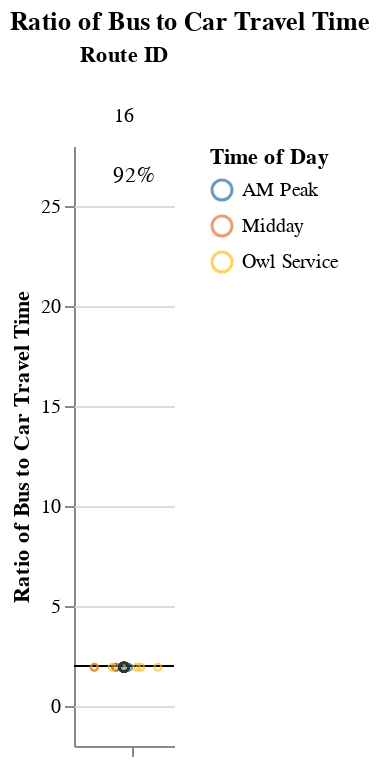
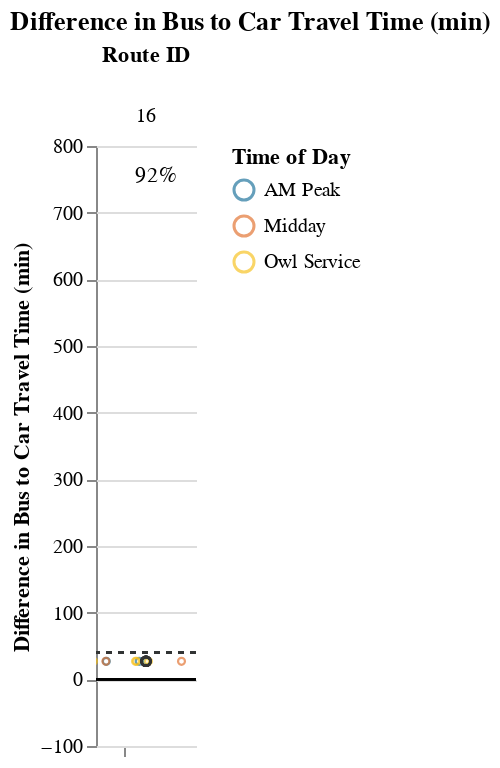

Notebook code for these charts, in order:
### Markdown cell above
### Long Routes (> 1.5 hrs)

### Code cell
route_group = "long"
try:
    display_charts_for_route_group(df, route_group)
except:
    print("No routes meet this criteria.")

### Figure 1 — Vega-Lite specification as saved in the notebook (floating-point values rounded to 4 significant figures)
{"config": {"view": {"continuousWidth": 400, "continuousHeight": 300, "stroke": null}, "facet": {"spacing": 0}}, "data": {"name": "data-084b90461495daa4679295333c69df07"}, "facet": {"column": {"field": "route_id", "sort": ["16"], "title": "Route ID", "type": "nominal"}}, "spec": {"layer": [{"mark": "rule", "encoding": {"color": {"value": "black"}, "y": {"field": "cutoff", "type": "quantitative"}}, "selection": {"selector001": {"type": "interval", "bind": "scales", "encodings": ["x", "y"]}}}, {"mark": {"type": "point", "opacity": 0.65, "size": 12, "strokeWidth": 1.1}, "encoding": {"color": {"field": "time_of_day", "scale": {"range": ["#136C97", "#E16B26", "#F6BF16", "#00896B", "#7790A3", "#5B559C"]}, "sort": ["AM Peak", "Midday", "PM Peak", "Owl Service"], "title": "Time of Day", "type": "nominal"}, "tooltip": [{"field": "route_id", "type": "nominal"}, {"field": "trip_id", "type": "nominal"}, {"field": "service_hours", "type": "quantitative"}, {"field": "car_duration_hours", "type": "quantitative"}, {"field": "bus_multiplier", "type": "quantitative"}, {"field": "bus_difference", "type": "quantitative"}, {"field": "num_trips", "type": "quantitative"}, {"field": "num_competitive", "type": "quantitative"}, {"field": "pct_trips_competitive", "type": "quantitative"}, {"field": "p25", "type": "quantitative"}, {"field": "p50", "type": "quantitative"}, {"field": "p75", "type": "quantitative"}], "x": {"axis": {"grid": false, "labels": false, "ticks": true, "values": [0]}, "field": "jitter", "scale": {}, "title": null, "type": "quantitative"}, "y": {"field": "bus_multiplier", "scale": {"domain": [-0.25, 26.94]}, "title": "Ratio of Bus to Car Travel Time", "type": "quantitative"}}, "transform": [{"calculate": "sqrt(-2*log(random()))*cos(2*PI*random())", "as": "jitter"}], "width": 50}, {"layer": [{"mark": {"type": "point", "opacity": 0.6, "size": 20, "strokeWidth": 1.3}, "encoding": {"color": {"value": "#323434"}, "y": {"field": "bus_multiplier", "type": "quantitative"}}, "transform": [{"filter": "(datum.p50_trip === 1)"}]}, {"mark": {"type": "text", "align": "center", "baseline": "middle"}, "encoding": {"color": {"value": "black"}, "text": {"field": "pct_trips_competitive", "format": ".0%", "type": "quantitative"}, "tooltip": [{"field": "route_id", "type": "nominal"}, {"field": "trip_id", "type": "nominal"}, {"field": "service_hours", "type": "quantitative"}, {"field": "car_duration_hours", "type": "quantitative"}, {"field": "bus_multiplier", "type": "quantitative"}, {"field": "bus_difference", "type": "quantitative"}, {"field": "num_trips", "type": "quantitative"}, {"field": "num_competitive", "type": "quantitative"}, {"field": "pct_trips_competitive", "type": "quantitative"}, {"field": "p25", "type": "quantitative"}, {"field": "p50", "type": "quantitative"}, {"field": "p75", "type": "quantitative"}], "x": {"value": 30}, "y": {"value": 15}}, "transform": [{"calculate": "sqrt(-2*log(random()))*cos(2*PI*random())", "as": "jitter"}, {"filter": "(datum.fastest_trip === 1)"}]}]}]}, "resolve": {"scale": {"y": "shared"}}, "title": "Ratio of Bus to Car Travel Time", "$schema": "https://vega.github.io/schema/vega-lite/v4.17.0.json", "datasets": {"data-084b90461495daa4679295333c69df07": [{"calitp_itp_id": 482, "trip_key": 2145124109685266677, "trip_id": "83", "shape_id": "16", "route_id": "16", "service_hours": 0.93, "trip_first_departure_ts": 27000, "trip_last_arrival_ts": 30360, "departure_hour": 7, "time_of_day": "AM Peak", "p25": 0.93, "p50": 0.93, "p75": 0.93, "p50_trip": 1, "fastest_trip": 0, "car_duration_hours": 0.48, "competitive_route": 1, "bus_multiplier": 1.94, "bus_difference": 27.0, "num_trips": 12, "num_competitive": 11, "pct_trips_competitive": 0.917, "bus_difference_spread": 720.0, "route_group": "long", "max_trip_hrs": 12.93, "max_trip_route_group": 12.93, "name": "Tuolumne County Transit Agency", "caltrans_district": "10 - Stockton", "drmt_organization_name": "['recl7fHqYd2GSTtn3']", "cutoff2": 40, "cutoff": 2}, {"calitp_itp_id": 482, "trip_key": -1666101624449243044, "trip_id": "84", "shape_id": "16", "route_id": "16", "service_hours": 0.93, "trip_first_departure_ts": 30600, "trip_last_arrival_ts": 33960, "departure_hour": 8, "time_of_day": "AM Peak", "p25": 0.93, "p50": 0.93, "p75": 0.93, "p50_trip": 1, "fastest_trip": 0, "car_duration_hours": 0.48, "competitive_route": 1, "bus_multiplier": 1.94, "bus_difference": 27.0, "num_trips": 12, "num_competitive": 11, "pct_trips_competitive": 0.917, "bus_difference_spread": 720.0, "route_group": "long", "max_trip_hrs": 12.93, "max_trip_route_group": 12.93, "name": "Tuolumne County Transit Agency", "caltrans_district": "10 - Stockton", "drmt_organization_name": "['recl7fHqYd2GSTtn3']", "cutoff2": 40, "cutoff": 2}, {"calitp_itp_id": 482, "trip_key": -811955265033482998, "trip_id": "93", "shape_id": "16", "route_id": "16", "service_hours": 0.93, "trip_first_departure_ts": 106200, "trip_last_arrival_ts": 109560, "departure_hour": 5, "time_of_day": "Owl Service", "p25": 0.93, "p50": 0.93, "p75": 0.93, "p50_trip": 1, "fastest_trip": 0, "car_duration_hours": 0.48, "competitive_route": 1, "bus_multiplier": 1.94, "bus_difference": 27.0, "num_trips": 12, "num_competitive": 11, "pct_trips_competitive": 0.917, "bus_difference_spread": 720.0, "route_group": "long", "max_trip_hrs": 12.93, "max_trip_route_group": 12.93, "name": "Tuolumne County Transit Agency", "caltrans_district": "10 - Stockton", "drmt_organization_name": "['recl7fHqYd2GSTtn3']", "cutoff2": 40, "cutoff": 2}, {"calitp_itp_id": 482, "trip_key": -7629486483351359896, "trip_id": "90", "shape_id": "16", "route_id": "16", "service_hours": 0.93, "trip_first_departure_ts": 95400, "trip_last_arrival_ts": 98760, "departure_hour": 2, "time_of_day": "Owl Service", "p25": 0.93, "p50": 0.93, "p75": 0.93, "p50_trip": 1, "fastest_trip": 0, "car_duration_hours": 0.48, "competitive_route": 1, "bus_multiplier": 1.94, "bus_difference": 27.0, "num_trips": 12, "num_competitive": 11, "pct_trips_competitive": 0.917, "bus_difference_spread": 720.0, "route_group": "long", "max_trip_hrs": 12.93, "max_trip_route_group": 12.93, "name": "Tuolumne County Transit Agency", "caltrans_district": "10 - Stockton", "drmt_organization_name": "['recl7fHqYd2GSTtn3']", "cutoff2": 40, "cutoff": 2}, {"calitp_itp_id": 482, "trip_key": -3718860337871589477, "trip_id": "85", "shape_id": "16", "route_id": "16", "service_hours": 0.93, "trip_first_departure_ts": 34200, "trip_last_arrival_ts": 37560, "departure_hour": 9, "time_of_day": "AM Peak", "p25": 0.93, "p50": 0.93, "p75": 0.93, "p50_trip": 1, "fastest_trip": 0, "car_duration_hours": 0.48, "competitive_route": 1, "bus_multiplier": 1.94, "bus_difference": 27.0, "num_trips": 12, "num_competitive": 11, "pct_trips_competitive": 0.917, "bus_difference_spread": 720.0, "route_group": "long", "max_trip_hrs": 12.93, "max_trip_route_group": 12.93, "name": "Tuolumne County Transit Agency", "caltrans_district": "10 - Stockton", "drmt_organization_name": "['recl7fHqYd2GSTtn3']", "cutoff2": 40, "cutoff": 2}, {"calitp_itp_id": 482, "trip_key": 4134191413769255642, "trip_id": "87", "shape_id": "16", "route_id": "16", "service_hours": 0.93, "trip_first_departure_ts": 41400, "trip_last_arrival_ts": 44760, "departure_hour": 11, "time_of_day": "Midday", "p25": 0.93, "p50": 0.93, "p75": 0.93, "p50_trip": 1, "fastest_trip": 1, "car_duration_hours": 0.48, "competitive_route": 1, "bus_multiplier": 1.94, "bus_difference": 27.0, "num_trips": 12, "num_competitive": 11, "pct_trips_competitive": 0.917, "bus_difference_spread": 720.0, "route_group": "long", "max_trip_hrs": 12.93, "max_trip_route_group": 12.93, "name": "Tuolumne County Transit Agency", "caltrans_district": "10 - Stockton", "drmt_organization_name": "['recl7fHqYd2GSTtn3']", "cutoff2": 40, "cutoff": 2}, {"calitp_itp_id": 482, "trip_key": 4010574854795830805, "trip_id": "89", "shape_id": "16", "route_id": "16", "service_hours": 0.93, "trip_first_departure_ts": 91800, "trip_last_arrival_ts": 95160, "departure_hour": 1, "time_of_day": "Owl Service", "p25": 0.93, "p50": 0.93, "p75": 0.93, "p50_trip": 1, "fastest_trip": 0, "car_duration_hours": 0.48, "competitive_route": 1, "bus_multiplier": 1.94, "bus_difference": 27.0, "num_trips": 12, "num_competitive": 11, "pct_trips_competitive": 0.917, "bus_difference_spread": 720.0, "route_group": "long", "max_trip_hrs": 12.93, "max_trip_route_group": 12.93, "name": "Tuolumne County Transit Agency", "caltrans_district": "10 - Stockton", "drmt_organization_name": "['recl7fHqYd2GSTtn3']", "cutoff2": 40, "cutoff": 2}, {"calitp_itp_id": 482, "trip_key": -428294178438464651, "trip_id": "86", "shape_id": "16", "route_id": "16", "service_hours": 0.93, "trip_first_departure_ts": 37800, "trip_last_arrival_ts": 41160, "departure_hour": 10, "time_of_day": "Midday", "p25": 0.93, "p50": 0.93, "p75": 0.93, "p50_trip": 1, "fastest_trip": 0, "car_duration_hours": 0.48, "competitive_route": 1, "bus_multiplier": 1.94, "bus_difference": 27.0, "num_trips": 12, "num_competitive": 11, "pct_trips_competitive": 0.917, "bus_difference_spread": 720.0, "route_group": "long", "max_trip_hrs": 12.93, "max_trip_route_group": 12.93, "name": "Tuolumne County Transit Agency", "caltrans_district": "10 - Stockton", "drmt_organization_name": "['recl7fHqYd2GSTtn3']", "cutoff2": 40, "cutoff": 2}, {"calitp_itp_id": 482, "trip_key": 444715570233316546, "trip_id": "91", "shape_id": "16", "route_id": "16", "service_hours": 0.93, "trip_first_departure_ts": 99000, "trip_last_arrival_ts": 102360, "departure_hour": 3, "time_of_day": "Owl Service", "p25": 0.93, "p50": 0.93, "p75": 0.93, "p50_trip": 1, "fastest_trip": 0, "car_duration_hours": 0.48, "competitive_route": 1, "bus_multiplier": 1.94, "bus_difference": 27.0, "num_trips": 12, "num_competitive": 11, "pct_trips_competitive": 0.917, "bus_difference_spread": 720.0, "route_group": "long", "max_trip_hrs": 12.93, "max_trip_route_group": 12.93, "name": "Tuolumne County Transit Agency", "caltrans_district": "10 - Stockton", "drmt_organization_name": "['recl7fHqYd2GSTtn3']", "cutoff2": 40, "cutoff": 2}, {"calitp_itp_id": 482, "trip_key": -3941352894702572126, "trip_id": "92", "shape_id": "16", "route_id": "16", "service_hours": 0.93, "trip_first_departure_ts": 102600, "trip_last_arrival_ts": 105960, "departure_hour": 4, "time_of_day": "Owl Service", "p25": 0.93, "p50": 0.93, "p75": 0.93, "p50_trip": 1, "fastest_trip": 0, "car_duration_hours": 0.48, "competitive_route": 1, "bus_multiplier": 1.94, "bus_difference": 27.0, "num_trips": 12, "num_competitive": 11, "pct_trips_competitive": 0.917, "bus_difference_spread": 720.0, "route_group": "long", "max_trip_hrs": 12.93, "max_trip_route_group": 12.93, "name": "Tuolumne County Transit Agency", "caltrans_district": "10 - Stockton", "drmt_organization_name": "['recl7fHqYd2GSTtn3']", "cutoff2": 40, "cutoff": 2}, {"calitp_itp_id": 482, "trip_key": 437802656543614001, "trip_id": "94", "shape_id": "16", "route_id": "16", "service_hours": 0.93, "trip_first_departure_ts": 109800, "trip_last_arrival_ts": 113160, "departure_hour": 6, "time_of_day": "Owl Service", "p25": 0.93, "p50": 0.93, "p75": 0.93, "p50_trip": 1, "fastest_trip": 0, "car_duration_hours": 0.48, "competitive_route": 1, "bus_multiplier": 1.94, "bus_difference": 27.0, "num_trips": 12, "num_competitive": 11, "pct_trips_competitive": 0.917, "bus_difference_spread": 720.0, "route_group": "long", "max_trip_hrs": 12.93, "max_trip_route_group": 12.93, "name": "Tuolumne County Transit Agency", "caltrans_district": "10 - Stockton", "drmt_organization_name": "['recl7fHqYd2GSTtn3']", "cutoff2": 40, "cutoff": 2}, {"calitp_itp_id": 482, "trip_key": -4103005086418910727, "trip_id": "88", "shape_id": "16", "route_id": "16", "service_hours": 12.93, "trip_first_departure_ts": 45000, "trip_last_arrival_ts": 91560, "departure_hour": 12, "time_of_day": "Midday", "p25": 0.93, "p50": 0.93, "p75": 0.93, "p50_trip": 0, "fastest_trip": 0, "car_duration_hours": 0.48, "competitive_route": 1, "bus_multiplier": 26.94, "bus_difference": 747.0, "num_trips": 12, "num_competitive": 11, "pct_trips_competitive": 0.917, "bus_difference_spread": 720.0, "route_group": "long", "max_trip_hrs": 12.93, "max_trip_route_group": 12.93, "name": "Tuolumne County Transit Agency", "caltrans_district": "10 - Stockton", "drmt_organization_name": "['recl7fHqYd2GSTtn3']", "cutoff2": 40, "cutoff": 2}]}}

### Figure 2 — Vega-Lite specification as saved in the notebook (floating-point values rounded to 4 significant figures)
{"config": {"view": {"continuousWidth": 400, "continuousHeight": 300, "stroke": null}, "facet": {"spacing": 0}}, "data": {"name": "data-14242879212cf3e76f2261abcec78373"}, "facet": {"column": {"field": "route_id", "sort": ["16"], "title": "Route ID", "type": "nominal"}}, "spec": {"layer": [{"mark": "rule", "encoding": {"color": {"value": "black"}, "y": {"field": "cutoff", "type": "quantitative"}}, "selection": {"selector002": {"type": "interval", "bind": "scales", "encodings": ["x", "y"]}}}, {"mark": {"type": "rule", "strokeDash": [3, 3]}, "encoding": {"color": {"value": "#323434"}, "y": {"field": "cutoff2", "type": "quantitative"}}}, {"mark": {"type": "point", "opacity": 0.65, "size": 12, "strokeWidth": 1.1}, "encoding": {"color": {"field": "time_of_day", "scale": {"range": ["#136C97", "#E16B26", "#F6BF16", "#00896B", "#7790A3", "#5B559C"]}, "sort": ["AM Peak", "Midday", "PM Peak", "Owl Service"], "title": "Time of Day", "type": "nominal"}, "tooltip": [{"field": "route_id", "type": "nominal"}, {"field": "trip_id", "type": "nominal"}, {"field": "service_hours", "type": "quantitative"}, {"field": "car_duration_hours", "type": "quantitative"}, {"field": "bus_multiplier", "type": "quantitative"}, {"field": "bus_difference", "type": "quantitative"}, {"field": "num_trips", "type": "quantitative"}, {"field": "num_competitive", "type": "quantitative"}, {"field": "pct_trips_competitive", "type": "quantitative"}, {"field": "p25", "type": "quantitative"}, {"field": "p50", "type": "quantitative"}, {"field": "p75", "type": "quantitative"}], "x": {"axis": {"grid": false, "labels": false, "ticks": true, "values": [0]}, "field": "jitter", "scale": {}, "title": null, "type": "quantitative"}, "y": {"field": "bus_difference", "scale": {"domain": [-5, 747.0]}, "title": "Difference in Bus to Car Travel Time (min)", "type": "quantitative"}}, "transform": [{"calculate": "sqrt(-2*log(random()))*cos(2*PI*random())", "as": "jitter"}], "width": 50}, {"layer": [{"mark": {"type": "point", "opacity": 0.6, "size": 20, "strokeWidth": 1.3}, "encoding": {"color": {"value": "#323434"}, "y": {"field": "bus_difference", "type": "quantitative"}}, "transform": [{"filter": "(datum.p50_trip === 1)"}]}, {"mark": {"type": "text", "align": "center", "baseline": "middle"}, "encoding": {"color": {"value": "black"}, "text": {"field": "pct_trips_competitive", "format": ".0%", "type": "quantitative"}, "tooltip": [{"field": "route_id", "type": "nominal"}, {"field": "trip_id", "type": "nominal"}, {"field": "service_hours", "type": "quantitative"}, {"field": "car_duration_hours", "type": "quantitative"}, {"field": "bus_multiplier", "type": "quantitative"}, {"field": "bus_difference", "type": "quantitative"}, {"field": "num_trips", "type": "quantitative"}, {"field": "num_competitive", "type": "quantitative"}, {"field": "pct_trips_competitive", "type": "quantitative"}, {"field": "p25", "type": "quantitative"}, {"field": "p50", "type": "quantitative"}, {"field": "p75", "type": "quantitative"}], "x": {"value": 30}, "y": {"value": 15}}, "transform": [{"calculate": "sqrt(-2*log(random()))*cos(2*PI*random())", "as": "jitter"}, {"filter": "(datum.fastest_trip === 1)"}]}]}]}, "resolve": {"scale": {"y": "shared"}}, "title": "Difference in Bus to Car Travel Time (min)", "$schema": "https://vega.github.io/schema/vega-lite/v4.17.0.json", "datasets": {"data-14242879212cf3e76f2261abcec78373": [{"calitp_itp_id": 482, "trip_key": 2145124109685266677, "trip_id": "83", "shape_id": "16", "route_id": "16", "service_hours": 0.93, "trip_first_departure_ts": 27000, "trip_last_arrival_ts": 30360, "departure_hour": 7, "time_of_day": "AM Peak", "p25": 0.93, "p50": 0.93, "p75": 0.93, "p50_trip": 1, "fastest_trip": 0, "car_duration_hours": 0.48, "competitive_route": 1, "bus_multiplier": 1.94, "bus_difference": 27.0, "num_trips": 12, "num_competitive": 11, "pct_trips_competitive": 0.917, "bus_difference_spread": 720.0, "route_group": "long", "max_trip_hrs": 12.93, "max_trip_route_group": 12.93, "name": "Tuolumne County Transit Agency", "caltrans_district": "10 - Stockton", "drmt_organization_name": "['recl7fHqYd2GSTtn3']", "cutoff2": 40, "cutoff": 0}, {"calitp_itp_id": 482, "trip_key": -1666101624449243044, "trip_id": "84", "shape_id": "16", "route_id": "16", "service_hours": 0.93, "trip_first_departure_ts": 30600, "trip_last_arrival_ts": 33960, "departure_hour": 8, "time_of_day": "AM Peak", "p25": 0.93, "p50": 0.93, "p75": 0.93, "p50_trip": 1, "fastest_trip": 0, "car_duration_hours": 0.48, "competitive_route": 1, "bus_multiplier": 1.94, "bus_difference": 27.0, "num_trips": 12, "num_competitive": 11, "pct_trips_competitive": 0.917, "bus_difference_spread": 720.0, "route_group": "long", "max_trip_hrs": 12.93, "max_trip_route_group": 12.93, "name": "Tuolumne County Transit Agency", "caltrans_district": "10 - Stockton", "drmt_organization_name": "['recl7fHqYd2GSTtn3']", "cutoff2": 40, "cutoff": 0}, {"calitp_itp_id": 482, "trip_key": -811955265033482998, "trip_id": "93", "shape_id": "16", "route_id": "16", "service_hours": 0.93, "trip_first_departure_ts": 106200, "trip_last_arrival_ts": 109560, "departure_hour": 5, "time_of_day": "Owl Service", "p25": 0.93, "p50": 0.93, "p75": 0.93, "p50_trip": 1, "fastest_trip": 0, "car_duration_hours": 0.48, "competitive_route": 1, "bus_multiplier": 1.94, "bus_difference": 27.0, "num_trips": 12, "num_competitive": 11, "pct_trips_competitive": 0.917, "bus_difference_spread": 720.0, "route_group": "long", "max_trip_hrs": 12.93, "max_trip_route_group": 12.93, "name": "Tuolumne County Transit Agency", "caltrans_district": "10 - Stockton", "drmt_organization_name": "['recl7fHqYd2GSTtn3']", "cutoff2": 40, "cutoff": 0}, {"calitp_itp_id": 482, "trip_key": -7629486483351359896, "trip_id": "90", "shape_id": "16", "route_id": "16", "service_hours": 0.93, "trip_first_departure_ts": 95400, "trip_last_arrival_ts": 98760, "departure_hour": 2, "time_of_day": "Owl Service", "p25": 0.93, "p50": 0.93, "p75": 0.93, "p50_trip": 1, "fastest_trip": 0, "car_duration_hours": 0.48, "competitive_route": 1, "bus_multiplier": 1.94, "bus_difference": 27.0, "num_trips": 12, "num_competitive": 11, "pct_trips_competitive": 0.917, "bus_difference_spread": 720.0, "route_group": "long", "max_trip_hrs": 12.93, "max_trip_route_group": 12.93, "name": "Tuolumne County Transit Agency", "caltrans_district": "10 - Stockton", "drmt_organization_name": "['recl7fHqYd2GSTtn3']", "cutoff2": 40, "cutoff": 0}, {"calitp_itp_id": 482, "trip_key": -3718860337871589477, "trip_id": "85", "shape_id": "16", "route_id": "16", "service_hours": 0.93, "trip_first_departure_ts": 34200, "trip_last_arrival_ts": 37560, "departure_hour": 9, "time_of_day": "AM Peak", "p25": 0.93, "p50": 0.93, "p75": 0.93, "p50_trip": 1, "fastest_trip": 0, "car_duration_hours": 0.48, "competitive_route": 1, "bus_multiplier": 1.94, "bus_difference": 27.0, "num_trips": 12, "num_competitive": 11, "pct_trips_competitive": 0.917, "bus_difference_spread": 720.0, "route_group": "long", "max_trip_hrs": 12.93, "max_trip_route_group": 12.93, "name": "Tuolumne County Transit Agency", "caltrans_district": "10 - Stockton", "drmt_organization_name": "['recl7fHqYd2GSTtn3']", "cutoff2": 40, "cutoff": 0}, {"calitp_itp_id": 482, "trip_key": 4134191413769255642, "trip_id": "87", "shape_id": "16", "route_id": "16", "service_hours": 0.93, "trip_first_departure_ts": 41400, "trip_last_arrival_ts": 44760, "departure_hour": 11, "time_of_day": "Midday", "p25": 0.93, "p50": 0.93, "p75": 0.93, "p50_trip": 1, "fastest_trip": 1, "car_duration_hours": 0.48, "competitive_route": 1, "bus_multiplier": 1.94, "bus_difference": 27.0, "num_trips": 12, "num_competitive": 11, "pct_trips_competitive": 0.917, "bus_difference_spread": 720.0, "route_group": "long", "max_trip_hrs": 12.93, "max_trip_route_group": 12.93, "name": "Tuolumne County Transit Agency", "caltrans_district": "10 - Stockton", "drmt_organization_name": "['recl7fHqYd2GSTtn3']", "cutoff2": 40, "cutoff": 0}, {"calitp_itp_id": 482, "trip_key": 4010574854795830805, "trip_id": "89", "shape_id": "16", "route_id": "16", "service_hours": 0.93, "trip_first_departure_ts": 91800, "trip_last_arrival_ts": 95160, "departure_hour": 1, "time_of_day": "Owl Service", "p25": 0.93, "p50": 0.93, "p75": 0.93, "p50_trip": 1, "fastest_trip": 0, "car_duration_hours": 0.48, "competitive_route": 1, "bus_multiplier": 1.94, "bus_difference": 27.0, "num_trips": 12, "num_competitive": 11, "pct_trips_competitive": 0.917, "bus_difference_spread": 720.0, "route_group": "long", "max_trip_hrs": 12.93, "max_trip_route_group": 12.93, "name": "Tuolumne County Transit Agency", "caltrans_district": "10 - Stockton", "drmt_organization_name": "['recl7fHqYd2GSTtn3']", "cutoff2": 40, "cutoff": 0}, {"calitp_itp_id": 482, "trip_key": -428294178438464651, "trip_id": "86", "shape_id": "16", "route_id": "16", "service_hours": 0.93, "trip_first_departure_ts": 37800, "trip_last_arrival_ts": 41160, "departure_hour": 10, "time_of_day": "Midday", "p25": 0.93, "p50": 0.93, "p75": 0.93, "p50_trip": 1, "fastest_trip": 0, "car_duration_hours": 0.48, "competitive_route": 1, "bus_multiplier": 1.94, "bus_difference": 27.0, "num_trips": 12, "num_competitive": 11, "pct_trips_competitive": 0.917, "bus_difference_spread": 720.0, "route_group": "long", "max_trip_hrs": 12.93, "max_trip_route_group": 12.93, "name": "Tuolumne County Transit Agency", "caltrans_district": "10 - Stockton", "drmt_organization_name": "['recl7fHqYd2GSTtn3']", "cutoff2": 40, "cutoff": 0}, {"calitp_itp_id": 482, "trip_key": 444715570233316546, "trip_id": "91", "shape_id": "16", "route_id": "16", "service_hours": 0.93, "trip_first_departure_ts": 99000, "trip_last_arrival_ts": 102360, "departure_hour": 3, "time_of_day": "Owl Service", "p25": 0.93, "p50": 0.93, "p75": 0.93, "p50_trip": 1, "fastest_trip": 0, "car_duration_hours": 0.48, "competitive_route": 1, "bus_multiplier": 1.94, "bus_difference": 27.0, "num_trips": 12, "num_competitive": 11, "pct_trips_competitive": 0.917, "bus_difference_spread": 720.0, "route_group": "long", "max_trip_hrs": 12.93, "max_trip_route_group": 12.93, "name": "Tuolumne County Transit Agency", "caltrans_district": "10 - Stockton", "drmt_organization_name": "['recl7fHqYd2GSTtn3']", "cutoff2": 40, "cutoff": 0}, {"calitp_itp_id": 482, "trip_key": -3941352894702572126, "trip_id": "92", "shape_id": "16", "route_id": "16", "service_hours": 0.93, "trip_first_departure_ts": 102600, "trip_last_arrival_ts": 105960, "departure_hour": 4, "time_of_day": "Owl Service", "p25": 0.93, "p50": 0.93, "p75": 0.93, "p50_trip": 1, "fastest_trip": 0, "car_duration_hours": 0.48, "competitive_route": 1, "bus_multiplier": 1.94, "bus_difference": 27.0, "num_trips": 12, "num_competitive": 11, "pct_trips_competitive": 0.917, "bus_difference_spread": 720.0, "route_group": "long", "max_trip_hrs": 12.93, "max_trip_route_group": 12.93, "name": "Tuolumne County Transit Agency", "caltrans_district": "10 - Stockton", "drmt_organization_name": "['recl7fHqYd2GSTtn3']", "cutoff2": 40, "cutoff": 0}, {"calitp_itp_id": 482, "trip_key": 437802656543614001, "trip_id": "94", "shape_id": "16", "route_id": "16", "service_hours": 0.93, "trip_first_departure_ts": 109800, "trip_last_arrival_ts": 113160, "departure_hour": 6, "time_of_day": "Owl Service", "p25": 0.93, "p50": 0.93, "p75": 0.93, "p50_trip": 1, "fastest_trip": 0, "car_duration_hours": 0.48, "competitive_route": 1, "bus_multiplier": 1.94, "bus_difference": 27.0, "num_trips": 12, "num_competitive": 11, "pct_trips_competitive": 0.917, "bus_difference_spread": 720.0, "route_group": "long", "max_trip_hrs": 12.93, "max_trip_route_group": 12.93, "name": "Tuolumne County Transit Agency", "caltrans_district": "10 - Stockton", "drmt_organization_name": "['recl7fHqYd2GSTtn3']", "cutoff2": 40, "cutoff": 0}, {"calitp_itp_id": 482, "trip_key": -4103005086418910727, "trip_id": "88", "shape_id": "16", "route_id": "16", "service_hours": 12.93, "trip_first_departure_ts": 45000, "trip_last_arrival_ts": 91560, "departure_hour": 12, "time_of_day": "Midday", "p25": 0.93, "p50": 0.93, "p75": 0.93, "p50_trip": 0, "fastest_trip": 0, "car_duration_hours": 0.48, "competitive_route": 1, "bus_multiplier": 26.94, "bus_difference": 747.0, "num_trips": 12, "num_competitive": 11, "pct_trips_competitive": 0.917, "bus_difference_spread": 720.0, "route_group": "long", "max_trip_hrs": 12.93, "max_trip_route_group": 12.93, "name": "Tuolumne County Transit Agency", "caltrans_district": "10 - Stockton", "drmt_organization_name": "['recl7fHqYd2GSTtn3']", "cutoff2": 40, "cutoff": 0}]}}
